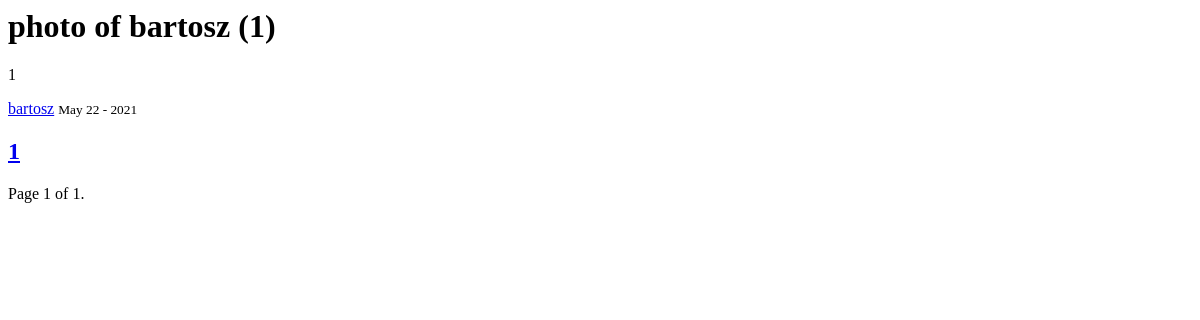
The app's page /user/bartosz/, older data.
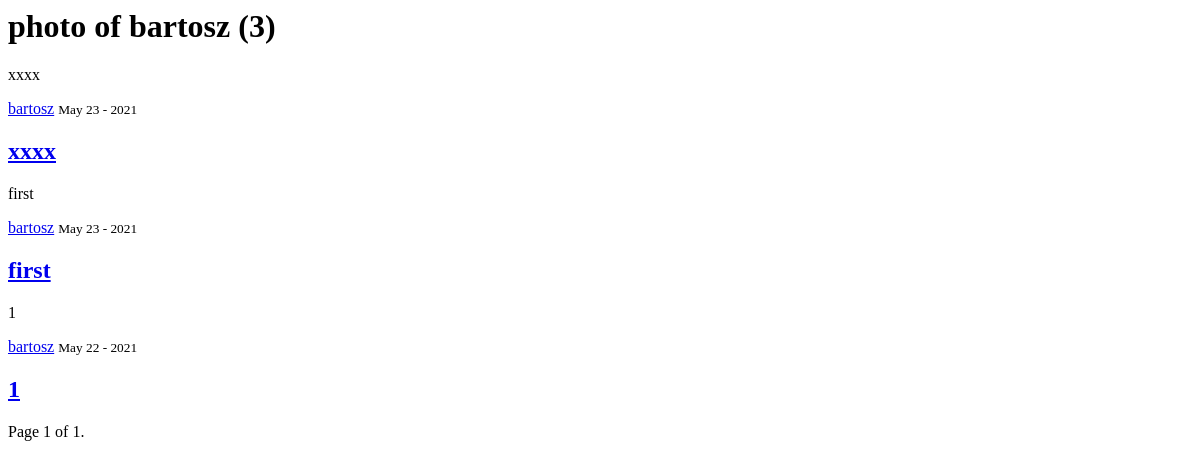
The same page, newer data.
### photo/models.py (models this page shows, shortened)
class Photo(models.Model):
    title = models.CharField(max_length=80)
    image = models.ImageField(default='photo/default.jpg', upload_to='photo')
    date = models.DateTimeField(default = timezone.now)
    author = models.ForeignKey(User, on_delete=models.CASCADE)
    member = models.ForeignKey(Profile, on_delete=models.CASCADE, null=True)

### photo/views.py (the view)
# urls.py: path('user/<str:username>/', UserPhotoListView.as_view(), name='user-photos'),
class UserPhotoListView(ListView):
    model = Photo
    template_name = 'user_photo.html'
    context_object_name = 'photos'
    paginate_by = 4
    def get_queryset(self):
        user = get_object_or_404(User, username=self.kwargs.get('username'))
        return Photo.objects.filter(author=user).order_by('-date')

### photo/templates/user_photo.html (shortened to what this page needs)
<h1>photo of {{ view.kwargs.username }} ({{page_obj.paginator.count}})</h1>
    {% for photo in photos%}
    <p> {{ photo.title }}</p>
    <article class="media content-section">
        <div class="media-body">
          <div class="article-metadata">
            <a class="mr-2" href="{% url 'user-photos' photo.author.username %}">{{ photo.author }}</a>
            <small class="text-muted">{{ photo.date|date:"F d - Y" }}</small>
          </div>
          <h2><a class="article-title ml-2" href="{% url 'photo-detail' photo.id %}">{{ photo.title }}</a></h2>
        </div>
      </article>
      {% endfor %}
      <div class="pagination">
        <span class="step-links">
            <span class="current">
                Page {{ page_obj.number }} of {{ page_obj.paginator.num_pages }}.
            </span>
        </span>
    </div>

Row changes from the older to the newer data that the page shows:
added Photo: title "xxxx", author "bartosz", date "May 23 - 2021"
added Photo: title "first", author "bartosz", date "May 23 - 2021"
Text that changed along with them:
{{ page_obj.paginator.count }}: "1" → "3"
